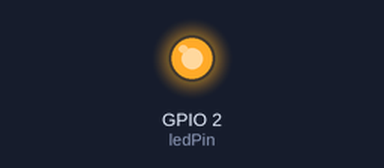
Recording of a sketch running on a simulated ESP32. On the bench: output pins drawn as LEDs (lit = HIGH). What the sketch prints to the serial monitor is not drawn.

Above: at 0.03 s.
At 5.2 s:
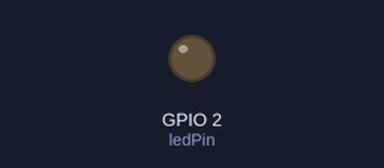
Timing chart, 0 to 13.3 s (numbered marks = the images above):
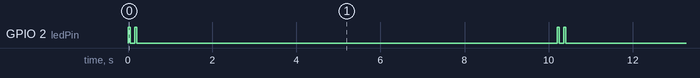

The sketch:

boot.ino
```cpp
// boot
//
// submits successfull boot and wifi to
// http://temp.kreier.org/boot/boot.php
// results at
// https://kreier.org/temp/boot/
//
// Version 0.1.20121208
//

char version[14] = "0.1.20211208";

int ledPin = 2;
bool light = HIGH;    // LORA915, T-Koala, T8, Arduino
bool dark  = !light;
int count = 0;

void setup() {
  pinMode(ledPin, OUTPUT);
  Serial.begin(115200);
  Serial.println("Let's start!");
  Serial.print("This is version ");
  Serial.println(version);
  char ssid[23];
  uint64_t chipid = ESP.getEfuseMac(); // The chip ID is essentially its MAC address(length: 6 bytes).
  uint16_t chip = (uint16_t)(chipid >> 32); // copy highest 16 bit from chipid (48bit) to chip (16 bit)
  snprintf(ssid, 23, "MCUDEVICE-%04X%08X", chip, (uint32_t)chipid);
  Serial.print("The serial number is ");
  Serial.println(ssid);
  uint32_t chip2 = (uint32_t)(chipid);
  Serial.println(chip);
  Serial.println(chip, HEX);
  Serial.println(chip2);
  Serial.println(chip2, HEX);
  //Serial.print(chipid);
}

void loop() {
  digitalWrite(ledPin, light);
  Serial.print("LED on ");
  delay(50);
  digitalWrite(ledPin, dark);
  delay(100);
  digitalWrite(ledPin, light);
  delay(50);
  digitalWrite(ledPin, dark);
  Serial.print("LED off ");
  count++;
  if(count > 6) {
    count = 0;
    Serial.println(ledPin);
  }
  delay(10000);
}
```

Measured:
- by itself, GPIO 2 (ledPin): repeats every 10.2 s: LOW 0.10 s, HIGH 0.05 s, LOW 10.0 s, HIGH 0.05 s
